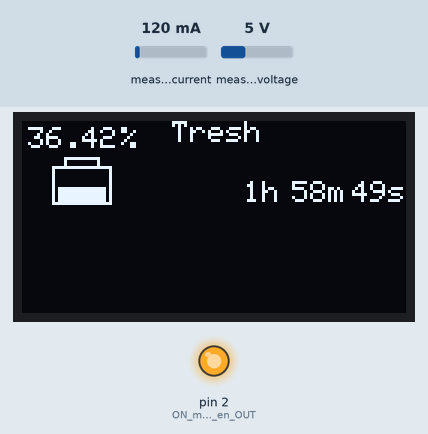
Simulated run of this sketch. Board: Arduino Uno, built with avr-gcc and run on an emulated ATmega328P. Shown: 128×64 one-colour display, output pins drawn as LEDs (lit = HIGH). The test bench sets the inputs (shaded band); at power-on: measured current 120 mA, measured voltage 5 V. Random numbers use the default seed unless the sketch sets one; what the sketch prints to the serial monitor is not drawn.

Above: at 0.51 s.
At 10.24 s:
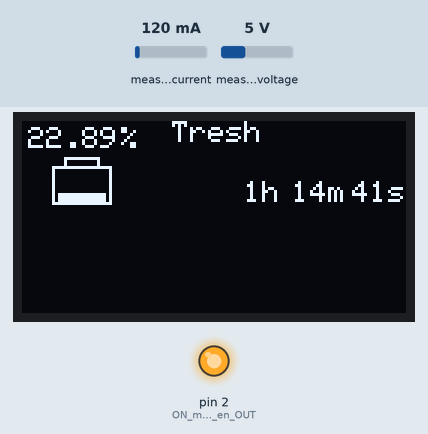
At 19.92 s:
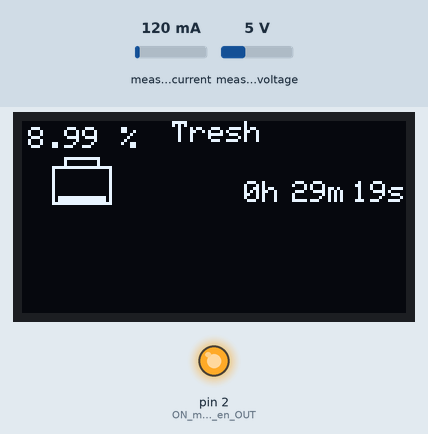
At 39.68 s:
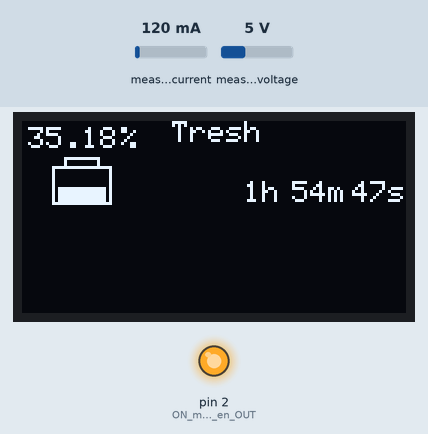
Timing chart, 0 to 40.0 s (numbered marks = the images above):
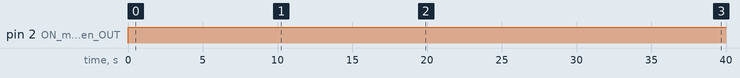

Measured:
- by itself, pin 2 (ON_met_le_pin_mode_en_OUT): LOW → HIGH at 0.03 s

The sketch:

tresh.ino
```cpp
//Aymen Ezzayer - Ei2i2
//Tresh - A Battery informations displayer on Arduino
//V1.0 11/06/2021

/*
Spécifications :
Écran OLED 128x64 : - SDA (Port A4, Pin 4)- ; - SCL (Port A5, Pin 5) - ; - GND -> GND - ; - VCC -> 5V - .
*/

//Bibliothéque
#include <Adafruit_SSD1306.h> //Lib pour l'écran
#include <Adafruit_INA219.h> //Lib pour l'INA 219
#include <Wire.h> //Lib pour pointer les pins qu'utilise l'INA219

//Paramétres
Adafruit_SSD1306 display(4); //On met 4 car le pin SDA est sur A4
Adafruit_INA219 ina219; //On initialise le paramétre de l'INA219

//Prototypes
void InitMenu(); //Prototype de InitMeny

//Variables Globales
float pourcentage_batterie = 0; //On initialise le pourcentage de batterie
bool test = true; //On crée une var test qui va permettre d'alterner entre le mode de test du code et le vrai code.

//Objets

//Fonctions
/*
Nom        : InitMenu
Fonction   : Initialise le Menu Principal
Paramétres : NONE
*/
void InitMenu()
{
 display.clearDisplay(); //On efface l'écran

 //Scrutation des Var
 digitalWrite(2,HIGH);
 float shuntvoltage = ina219.getShuntVoltage_mV(); //Voltage qui passe dans la résistance de l'INA219 en milli Volt
 float busvoltage = ina219.getBusVoltage_V(); //Voltage du bus physique
 float current_mA = ina219.getCurrent_mA(); //Courrant actuel en milli-Ampére
 float loadvoltage = busvoltage + (shuntvoltage / 1000); //Combien il reste dans la batterie
 float power = current_mA * loadvoltage; //Puissance du courrant
 if (test == false) { float pourcentage_batterie = (busvoltage - 3.2) / 0.6; } //On calcule le pourcentage de la batterie sachant que la batterie agit entre 3,2V et 3,6V

 //Titre du Menu
 display.setTextColor(WHITE); //On met la couleur du texte en blanc
 display.setCursor(50,0); //On set le curseur en X = 50; Y = 0
 display.println("Tresh"); //On écrit le nom de notre produit au milieu de l'écran

 //Batterie
 display.setCursor(0,0); //On set la position à X = 0 ; Y = 0
 display.drawRect(14, 12, 12, 4, WHITE); //Embout de la Batterie
 display.drawRect(10, 15, 20, 13, WHITE); //Squelette de la Batterie
 float barre_batterie = 0.00; //Variable qui compte les barres de batterie
 for (barre_batterie ; barre_batterie < (pourcentage_batterie/10)+0.5 ; barre_batterie ++) { display.fillRect(12, 26-barre_batterie, 16, 1, WHITE); }
 /*Pour chaque barre de batterie (Minimum 1; Maximum 10) on affiche une barre dans le squelette de la batterie. On rajoute 0,5 pour arrondir au supérieur.
 Exemple : Pourcentage_batterie = 67%; Barre = (67/10)+0,5 = 6,7+0,5 = 7,2 ; ainsi on affiche 7 barre et on simplifie ainsi l'affichage. */
 display.setCursor(2,2);
 display.println(pourcentage_batterie); //On affiche le pourcentage de batterie à côté de l'indicateur visuel
 if (pourcentage_batterie >= 100) { display.setCursor(40,2); } //Si on est à 100% on décale l'affichage du '%'
 else { display.setCursor(33,2); }
 display.println("%");

 //Informations Analogique
 /*On détérmine le nombre d'heure que ça prends pour tout vider à 100% avec le rapport [mAh_de_la_batterie/consommation_du_circuit].
 On multiplie ça par le rapport [pourcentage_batterie/100], ainsi à 100% on aura un coef de 1, si on est à 50% on aura un coef de 0,5 et ainsi de suite.*/
 float heures_restantes = (1800.0/331.0)*(pourcentage_batterie/100); //On calcule le nombre d'heures restantes
 int nombre_heures = (int)heures_restantes; //On calcule le nombre d'heures ENTIERES restantes, EX: Si on a 5.33 heures alors on a 5h et 0,33*60 minutes.
 float minutes_restantes = (heures_restantes-nombre_heures)*60; //On calcule le nombre de minutes restantes EX: Si on a 5.33 heures alors on a (5,33-5)*60 minutes.
 int nombre_minutes = (int)minutes_restantes; //On calcule le nombre de minutes ENTIERES restantes
 float secondes_restantes = (minutes_restantes-nombre_minutes)*60; //On calcule le nombre de secondes restantes EX: Si on a 43.57 minutes alors on a (48,57-48)*60 secondes.
 int nombre_secondes = (int)secondes_restantes; //On calcule le nombre de secondes ENTIERES restantes

 //HEURES
 if(nombre_heures < 10) { display.setCursor(74,20); } //Si on a qu'une seule unité on décale l'écriture pour ne pas laisser de blanc
 else { display.setCursor(68,20); }
 display.println(nombre_heures); //On affiche le nombre d'heures restantes
 display.setCursor(80,20);
 display.println("h");
 //MINUTES
 if(nombre_minutes < 10) { display.setCursor(96,20); } //Si on a qu'une seule unité on décale l'écriture pour ne pas laisser de blanc
 else { display.setCursor(90,20); }
 display.println(nombre_minutes); //On affiche le nombre de minutes restantes
 display.setCursor(102,20);
 display.println("m");
 //SECONDES
 if(nombre_secondes < 10) { display.setCursor(116,20); } //Si on a qu'une seule unité on décale l'écriture pour ne pas laisser de blanc
 else { display.setCursor(110,20); }
 display.println(nombre_secondes); //On affiche le nombre de secondes restantes
 display.setCursor(122,20);
 display.println("s");

 //Display
 display.display();
}

/*
Nom        : Setup
Fonction   : Initialise la boucle d'éxécution
Paramétres : NONE
*/
void setup()
{
  //Init Serial USB
  Serial.begin(9600); //On régle la vitesse à 9600Bauds
  Serial.println(F("Lancement de Tresh")); //On écrit dans le moniteur série afin de s'avoir quand le programme commence

  //Init OLED screen
  display.begin(SSD1306_SWITCHCAPVCC, 0x3C); //Le premier paramétre correspond à l'écran et le deuxiéme correspond à l'adresse du port I2C : 0x3C :
  display.clearDisplay();
  ina219.begin();
  pinMode(2,OUTPUT);  //ON met le pin mode en OUTPUT
}

/*
Nom        : Loop
Fonction   : Boucle d'éxécution
Paramétres : NONE
*/
void loop()
{
 if (test == true) //On lance la boucle de test
 {
  if (pourcentage_batterie <= 0) {pourcentage_batterie = random(30,100);}
  while (pourcentage_batterie > 0)
  {
   delay(1); //On gére le taux de rafraichissement
   float perte_batterie = random(1,10);
   perte_batterie = perte_batterie/100;
   pourcentage_batterie = pourcentage_batterie - perte_batterie; //Décrémentation de test
   InitMenu(); //On affiche le menu
  }
 }
 else
 {
  delay(1); //On gére le taux de rafraichissement
  InitMenu(); //On affiche le menu
 }
}
```
